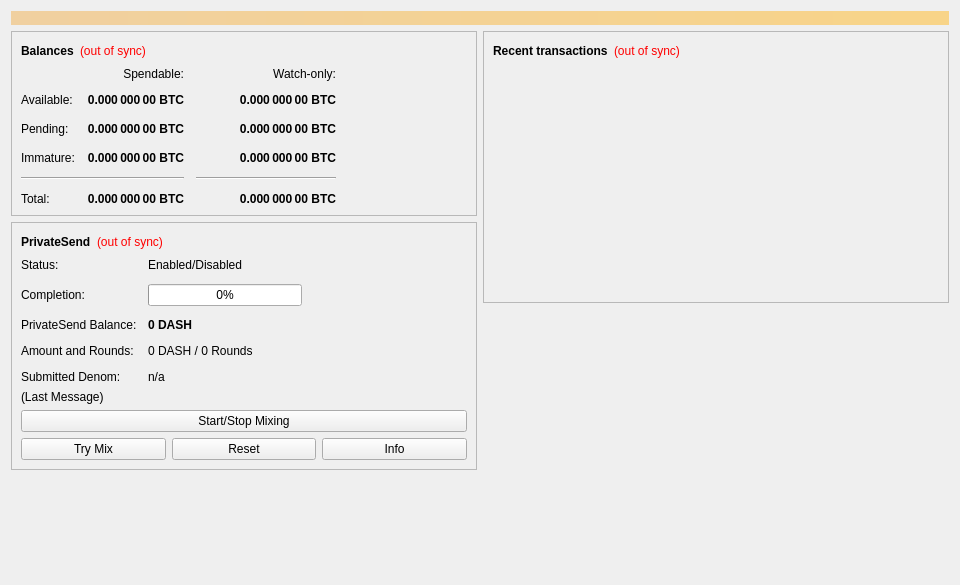
<?xml version="1.0" encoding="UTF-8"?>
<ui version="4.0">
 <class>OverviewPage</class>
 <widget class="QWidget" name="OverviewPage">
  <property name="geometry">
   <rect>
    <x>0</x>
    <y>0</y>
    <width>960</width>
    <height>585</height>
   </rect>
  </property>
  <property name="minimumSize">
   <size>
    <width>960</width>
    <height>0</height>
   </size>
  </property>
  <property name="windowTitle">
   <string>Form</string>
  </property>
  <layout class="QVBoxLayout" name="topLayout">
   <item>
    <widget class="QLabel" name="labelAlerts">
     <property name="visible">
      <bool>false</bool>
     </property>
     <property name="styleSheet">
      <string notr="true">QLabel { background-color: qlineargradient(x1: 0, y1: 0, x2: 1, y2: 0, stop:0 #F0D0A0, stop:1 #F8D488); color:#000000; }</string>
     </property>
     <property name="wordWrap">
      <bool>true</bool>
     </property>
     <property name="margin">
      <number>3</number>
     </property>
     <property name="textInteractionFlags">
      <set>Qt::TextSelectableByMouse</set>
     </property>
    </widget>
   </item>
   <item>
    <layout class="QHBoxLayout" name="horizontalLayout" stretch="1,1">
     <item>
      <layout class="QVBoxLayout" name="verticalLayout_2">
       <item>
        <widget class="QFrame" name="frame">
         <property name="frameShape">
          <enum>QFrame::StyledPanel</enum>
         </property>
         <property name="frameShadow">
          <enum>QFrame::Raised</enum>
         </property>
         <layout class="QVBoxLayout" name="verticalLayout_4">
          <item>
           <layout class="QHBoxLayout" name="horizontalLayout_4">
            <item>
             <widget class="QLabel" name="label_5">
              <property name="font">
               <font>
                <weight>75</weight>
                <bold>true</bold>
               </font>
              </property>
              <property name="text">
               <string>Balances</string>
              </property>
             </widget>
            </item>
            <item>
             <widget class="QLabel" name="labelWalletStatus">
              <property name="toolTip">
               <string>The displayed information may be out of date. Your wallet automatically synchronizes with the Meraki network after a connection is established, but this process has not completed yet.</string>
              </property>
              <property name="styleSheet">
               <string notr="true">QLabel { color: red; }</string>
              </property>
              <property name="text">
               <string notr="true">(out of sync)</string>
              </property>
              <property name="alignment">
               <set>Qt::AlignLeading|Qt::AlignLeft|Qt::AlignVCenter</set>
              </property>
             </widget>
            </item>
            <item>
             <spacer name="horizontalSpacer_3">
              <property name="orientation">
               <enum>Qt::Horizontal</enum>
              </property>
              <property name="sizeHint" stdset="0">
               <size>
                <width>40</width>
                <height>20</height>
               </size>
              </property>
             </spacer>
            </item>
           </layout>
          </item>
          <item>
           <layout class="QGridLayout" name="gridLayout">
            <property name="spacing">
             <number>12</number>
            </property>
            <item row="2" column="2">
             <widget class="QLabel" name="labelWatchPending">
              <property name="font">
               <font>
                <weight>75</weight>
                <bold>true</bold>
               </font>
              </property>
              <property name="cursor">
               <cursorShape>IBeamCursor</cursorShape>
              </property>
              <property name="toolTip">
               <string>Unconfirmed transactions to watch-only addresses</string>
              </property>
              <property name="text">
               <string notr="true">0.000 000 00 BTC</string>
              </property>
              <property name="alignment">
               <set>Qt::AlignRight|Qt::AlignTrailing|Qt::AlignVCenter</set>
              </property>
              <property name="textInteractionFlags">
               <set>Qt::LinksAccessibleByMouse|Qt::TextSelectableByKeyboard|Qt::TextSelectableByMouse</set>
              </property>
             </widget>
            </item>
            <item row="2" column="1">
             <widget class="QLabel" name="labelUnconfirmed">
              <property name="font">
               <font>
                <weight>75</weight>
                <bold>true</bold>
               </font>
              </property>
              <property name="cursor">
               <cursorShape>IBeamCursor</cursorShape>
              </property>
              <property name="toolTip">
               <string>Total of transactions that have yet to be confirmed, and do not yet count toward the spendable balance</string>
              </property>
              <property name="text">
               <string notr="true">0.000 000 00 BTC</string>
              </property>
              <property name="alignment">
               <set>Qt::AlignRight|Qt::AlignTrailing|Qt::AlignVCenter</set>
              </property>
              <property name="textInteractionFlags">
               <set>Qt::LinksAccessibleByMouse|Qt::TextSelectableByKeyboard|Qt::TextSelectableByMouse</set>
              </property>
             </widget>
            </item>
            <item row="3" column="2">
             <widget class="QLabel" name="labelWatchImmature">
              <property name="font">
               <font>
                <weight>75</weight>
                <bold>true</bold>
               </font>
              </property>
              <property name="cursor">
               <cursorShape>IBeamCursor</cursorShape>
              </property>
              <property name="toolTip">
               <string>Mined balance in watch-only addresses that has not yet matured</string>
              </property>
              <property name="text">
               <string notr="true">0.000 000 00 BTC</string>
              </property>
              <property name="alignment">
               <set>Qt::AlignRight|Qt::AlignTrailing|Qt::AlignVCenter</set>
              </property>
              <property name="textInteractionFlags">
               <set>Qt::LinksAccessibleByMouse|Qt::TextSelectableByKeyboard|Qt::TextSelectableByMouse</set>
              </property>
             </widget>
            </item>
            <item row="4" column="0" colspan="2">
             <widget class="Line" name="lineSpendableBalance">
              <property name="orientation">
               <enum>Qt::Horizontal</enum>
              </property>
             </widget>
            </item>
            <item row="4" column="2">
             <widget class="Line" name="lineWatchBalance">
              <property name="sizePolicy">
               <sizepolicy hsizetype="Preferred" vsizetype="Fixed">
                <horstretch>0</horstretch>
                <verstretch>0</verstretch>
               </sizepolicy>
              </property>
              <property name="minimumSize">
               <size>
                <width>140</width>
                <height>0</height>
               </size>
              </property>
              <property name="orientation">
               <enum>Qt::Horizontal</enum>
              </property>
             </widget>
            </item>
            <item row="5" column="0">
             <widget class="QLabel" name="labelTotalText">
              <property name="text">
               <string>Total:</string>
              </property>
             </widget>
            </item>
            <item row="3" column="1">
             <widget class="QLabel" name="labelImmature">
              <property name="font">
               <font>
                <weight>75</weight>
                <bold>true</bold>
               </font>
              </property>
              <property name="cursor">
               <cursorShape>IBeamCursor</cursorShape>
              </property>
              <property name="toolTip">
               <string>Mined balance that has not yet matured</string>
              </property>
              <property name="text">
               <string notr="true">0.000 000 00 BTC</string>
              </property>
              <property name="alignment">
               <set>Qt::AlignRight|Qt::AlignTrailing|Qt::AlignVCenter</set>
              </property>
              <property name="textInteractionFlags">
               <set>Qt::LinksAccessibleByMouse|Qt::TextSelectableByKeyboard|Qt::TextSelectableByMouse</set>
              </property>
             </widget>
            </item>
            <item row="2" column="3">
             <spacer name="horizontalSpacer_2">
              <property name="orientation">
               <enum>Qt::Horizontal</enum>
              </property>
              <property name="sizeHint" stdset="0">
               <size>
                <width>40</width>
                <height>20</height>
               </size>
              </property>
             </spacer>
            </item>
            <item row="3" column="0">
             <widget class="QLabel" name="labelImmatureText">
              <property name="text">
               <string>Immature:</string>
              </property>
             </widget>
            </item>
            <item row="5" column="1">
             <widget class="QLabel" name="labelTotal">
              <property name="font">
               <font>
                <weight>75</weight>
                <bold>true</bold>
               </font>
              </property>
              <property name="cursor">
               <cursorShape>IBeamCursor</cursorShape>
              </property>
              <property name="toolTip">
               <string>Your current total balance</string>
              </property>
              <property name="text">
               <string notr="true">0.000 000 00 BTC</string>
              </property>
              <property name="alignment">
               <set>Qt::AlignRight|Qt::AlignTrailing|Qt::AlignVCenter</set>
              </property>
              <property name="textInteractionFlags">
               <set>Qt::LinksAccessibleByMouse|Qt::TextSelectableByKeyboard|Qt::TextSelectableByMouse</set>
              </property>
             </widget>
            </item>
            <item row="5" column="2">
             <widget class="QLabel" name="labelWatchTotal">
              <property name="font">
               <font>
                <weight>75</weight>
                <bold>true</bold>
               </font>
              </property>
              <property name="cursor">
               <cursorShape>IBeamCursor</cursorShape>
              </property>
              <property name="toolTip">
               <string>Current total balance in watch-only addresses</string>
              </property>
              <property name="text">
               <string notr="true">0.000 000 00 BTC</string>
              </property>
              <property name="alignment">
               <set>Qt::AlignRight|Qt::AlignTrailing|Qt::AlignVCenter</set>
              </property>
              <property name="textInteractionFlags">
               <set>Qt::LinksAccessibleByMouse|Qt::TextSelectableByKeyboard|Qt::TextSelectableByMouse</set>
              </property>
             </widget>
            </item>
            <item row="0" column="2">
             <widget class="QLabel" name="labelWatchonly">
              <property name="text">
               <string>Watch-only:</string>
              </property>
              <property name="alignment">
               <set>Qt::AlignRight|Qt::AlignTrailing|Qt::AlignVCenter</set>
              </property>
             </widget>
            </item>
            <item row="1" column="0">
             <widget class="QLabel" name="labelBalanceText">
              <property name="text">
               <string>Available:</string>
              </property>
             </widget>
            </item>
            <item row="1" column="1">
             <widget class="QLabel" name="labelBalance">
              <property name="font">
               <font>
                <weight>75</weight>
                <bold>true</bold>
               </font>
              </property>
              <property name="cursor">
               <cursorShape>IBeamCursor</cursorShape>
              </property>
              <property name="toolTip">
               <string>Your current spendable balance</string>
              </property>
              <property name="text">
               <string notr="true">0.000 000 00 BTC</string>
              </property>
              <property name="alignment">
               <set>Qt::AlignRight|Qt::AlignTrailing|Qt::AlignVCenter</set>
              </property>
              <property name="textInteractionFlags">
               <set>Qt::LinksAccessibleByMouse|Qt::TextSelectableByKeyboard|Qt::TextSelectableByMouse</set>
              </property>
             </widget>
            </item>
            <item row="1" column="2">
             <widget class="QLabel" name="labelWatchAvailable">
              <property name="font">
               <font>
                <weight>75</weight>
                <bold>true</bold>
               </font>
              </property>
              <property name="cursor">
               <cursorShape>IBeamCursor</cursorShape>
              </property>
              <property name="toolTip">
               <string>Your current balance in watch-only addresses</string>
              </property>
              <property name="text">
               <string notr="true">0.000 000 00 BTC</string>
              </property>
              <property name="alignment">
               <set>Qt::AlignRight|Qt::AlignTrailing|Qt::AlignVCenter</set>
              </property>
              <property name="textInteractionFlags">
               <set>Qt::LinksAccessibleByMouse|Qt::TextSelectableByKeyboard|Qt::TextSelectableByMouse</set>
              </property>
             </widget>
            </item>
            <item row="2" column="0">
             <widget class="QLabel" name="labelPendingText">
              <property name="text">
               <string>Pending:</string>
              </property>
             </widget>
            </item>
            <item row="0" column="1">
             <widget class="QLabel" name="labelSpendable">
              <property name="text">
               <string>Spendable:</string>
              </property>
              <property name="alignment">
               <set>Qt::AlignRight|Qt::AlignTrailing|Qt::AlignVCenter</set>
              </property>
             </widget>
            </item>
           </layout>
          </item>
         </layout>
        </widget>
       </item>
       <item>
        <widget class="QFrame" name="framePrivateSend">
         <property name="layoutDirection">
          <enum>Qt::LeftToRight</enum>
         </property>
         <property name="frameShape">
          <enum>QFrame::StyledPanel</enum>
         </property>
         <property name="frameShadow">
          <enum>QFrame::Raised</enum>
         </property>
         <layout class="QVBoxLayout" name="VerticalLayout_PS1">
          <item>
           <layout class="QHBoxLayout" name="horizontalLayout_5">
            <item>
             <widget class="QLabel" name="labelPrivateSendHeader">
              <property name="font">
               <font>
                <weight>75</weight>
                <bold>true</bold>
               </font>
              </property>
              <property name="text">
               <string>PrivateSend</string>
              </property>
             </widget>
            </item>
            <item>
             <widget class="QLabel" name="labelPrivateSendSyncStatus">
              <property name="toolTip">
               <string>The displayed information may be out of date. Your wallet automatically synchronizes with the Meraki network after a connection is established, but this process has not completed yet.</string>
              </property>
              <property name="styleSheet">
               <string notr="true">QLabel { color: red; }</string>
              </property>
              <property name="text">
               <string notr="true">(out of sync)</string>
              </property>
              <property name="alignment">
               <set>Qt::AlignLeading|Qt::AlignLeft|Qt::AlignVCenter</set>
              </property>
             </widget>
            </item>
            <item>
             <spacer name="horizontalSpacer_4">
              <property name="orientation">
               <enum>Qt::Horizontal</enum>
              </property>
              <property name="sizeHint" stdset="0">
               <size>
                <width>40</width>
                <height>20</height>
               </size>
              </property>
             </spacer>
            </item>
           </layout>
          </item>
          <item>
           <layout class="QFormLayout" name="privateSendFormLayout">
            <property name="fieldGrowthPolicy">
             <enum>QFormLayout::AllNonFixedFieldsGrow</enum>
            </property>
            <property name="horizontalSpacing">
             <number>11</number>
            </property>
            <property name="verticalSpacing">
             <number>12</number>
            </property>
            <item row="0" column="0">
             <widget class="QLabel" name="labelPrivateSendEnabledText">
              <property name="text">
               <string>Status:</string>
              </property>
             </widget>
            </item>
            <item row="0" column="1">
             <widget class="QLabel" name="labelPrivateSendEnabled">
              <property name="text">
               <string>Enabled/Disabled</string>
              </property>
             </widget>
            </item>
            <item row="1" column="0">
             <widget class="QLabel" name="labelCompletitionText">
              <property name="text">
               <string>Completion:</string>
              </property>
             </widget>
            </item>
            <item row="1" column="1">
             <widget class="QProgressBar" name="privateSendProgress">
              <property name="maximumSize">
               <size>
                <width>154</width>
                <height>16777215</height>
               </size>
              </property>
              <property name="value">
               <number>0</number>
              </property>
             </widget>
            </item>
            <item row="2" column="0">
             <widget class="QLabel" name="labelAnonymizedText">
              <property name="text">
               <string>PrivateSend Balance:</string>
              </property>
             </widget>
            </item>
            <item row="2" column="1">
             <widget class="QLabel" name="labelAnonymized">
              <property name="font">
               <font>
                <weight>75</weight>
                <bold>true</bold>
               </font>
              </property>
              <property name="text">
               <string notr="true">0 DASH</string>
              </property>
             </widget>
            </item>
            <item row="3" column="0">
             <widget class="QLabel" name="labelAmountAndRoundsText">
              <property name="text">
               <string>Amount and Rounds:</string>
              </property>
             </widget>
            </item>
            <item row="3" column="1">
             <widget class="QLabel" name="labelAmountRounds">
              <property name="text">
               <string>0 DASH / 0 Rounds</string>
              </property>
             </widget>
            </item>
            <item row="4" column="0">
             <widget class="QLabel" name="labelSubmittedDenomText">
              <property name="text">
               <string>Submitted Denom:</string>
              </property>
             </widget>
            </item>
            <item row="4" column="1">
             <widget class="QLabel" name="labelSubmittedDenom">
              <property name="toolTip">
               <string>The denominations you submitted to the Masternode.&lt;br&gt;To mix, other users must submit the exact same denominations.</string>
              </property>
              <property name="text">
               <string>n/a</string>
              </property>
             </widget>
            </item>
           </layout>
          </item>
          <item>
           <layout class="QVBoxLayout" name="VerticalLayout_PS">
            <item>
             <widget class="QLabel" name="labelPrivateSendLastMessage">
              <property name="text">
               <string>(Last Message)</string>
              </property>
              <property name="alignment">
               <set>Qt::AlignLeading|Qt::AlignLeft|Qt::AlignTop</set>
              </property>
              <property name="wordWrap">
               <bool>true</bool>
              </property>
             </widget>
            </item>
            <item>
             <widget class="QPushButton" name="togglePrivateSend">
              <property name="sizePolicy">
               <sizepolicy hsizetype="MinimumExpanding" vsizetype="Fixed">
                <horstretch>0</horstretch>
                <verstretch>0</verstretch>
               </sizepolicy>
              </property>
              <property name="text">
               <string>Start/Stop Mixing</string>
              </property>
             </widget>
            </item>
            <item>
             <layout class="QHBoxLayout" name="horizontalLayout_debugbuttons">
              <item>
               <widget class="QPushButton" name="privateSendAuto">
                <property name="sizePolicy">
                 <sizepolicy hsizetype="MinimumExpanding" vsizetype="Fixed">
                  <horstretch>0</horstretch>
                  <verstretch>0</verstretch>
                 </sizepolicy>
                </property>
                <property name="toolTip">
                 <string>Try to manually submit a PrivateSend request.</string>
                </property>
                <property name="text">
                 <string>Try Mix</string>
                </property>
               </widget>
              </item>
              <item>
               <widget class="QPushButton" name="privateSendReset">
                <property name="sizePolicy">
                 <sizepolicy hsizetype="MinimumExpanding" vsizetype="Fixed">
                  <horstretch>0</horstretch>
                  <verstretch>0</verstretch>
                 </sizepolicy>
                </property>
                <property name="toolTip">
                 <string>Reset the current status of PrivateSend (can interrupt PrivateSend if it's in the process of Mixing, which can cost you money!)</string>
                </property>
                <property name="autoFillBackground">
                 <bool>false</bool>
                </property>
                <property name="text">
                 <string>Reset</string>
                </property>
               </widget>
              </item>
              <item>
               <widget class="QPushButton" name="privateSendInfo">
                <property name="sizePolicy">
                 <sizepolicy hsizetype="MinimumExpanding" vsizetype="Fixed">
                  <horstretch>0</horstretch>
                  <verstretch>0</verstretch>
                 </sizepolicy>
                </property>
                <property name="toolTip">
                 <string>Information about PrivateSend and Mixing</string>
                </property>
                <property name="text">
                 <string>Info</string>
                </property>
               </widget>
              </item>
             </layout>
            </item>
           </layout>
          </item>
         </layout>
        </widget>
       </item>
       <item>
        <spacer name="verticalSpacer">
         <property name="orientation">
          <enum>Qt::Vertical</enum>
         </property>
         <property name="sizeHint" stdset="0">
          <size>
           <width>20</width>
           <height>40</height>
          </size>
         </property>
        </spacer>
       </item>
      </layout>
     </item>
     <item>
      <layout class="QVBoxLayout" name="verticalLayout_3">
       <item>
        <widget class="QFrame" name="frame_2">
         <property name="frameShape">
          <enum>QFrame::StyledPanel</enum>
         </property>
         <property name="frameShadow">
          <enum>QFrame::Raised</enum>
         </property>
         <layout class="QVBoxLayout" name="verticalLayout">
          <item>
           <layout class="QHBoxLayout" name="horizontalLayout_2">
            <item>
             <widget class="QLabel" name="label_4">
              <property name="font">
               <font>
                <weight>75</weight>
                <bold>true</bold>
               </font>
              </property>
              <property name="text">
               <string>Recent transactions</string>
              </property>
             </widget>
            </item>
            <item>
             <widget class="QLabel" name="labelTransactionsStatus">
              <property name="toolTip">
               <string>The displayed information may be out of date. Your wallet automatically synchronizes with the Meraki network after a connection is established, but this process has not completed yet.</string>
              </property>
              <property name="styleSheet">
               <string notr="true">QLabel { color: red; }</string>
              </property>
              <property name="text">
               <string notr="true">(out of sync)</string>
              </property>
              <property name="alignment">
               <set>Qt::AlignLeading|Qt::AlignLeft|Qt::AlignVCenter</set>
              </property>
             </widget>
            </item>
            <item>
             <spacer name="horizontalSpacer">
              <property name="orientation">
               <enum>Qt::Horizontal</enum>
              </property>
              <property name="sizeHint" stdset="0">
               <size>
                <width>40</width>
                <height>20</height>
               </size>
              </property>
             </spacer>
            </item>
           </layout>
          </item>
          <item>
           <widget class="QListView" name="listTransactions">
            <property name="styleSheet">
             <string notr="true">QListView { background: transparent; }</string>
            </property>
            <property name="frameShape">
             <enum>QFrame::NoFrame</enum>
            </property>
            <property name="verticalScrollBarPolicy">
             <enum>Qt::ScrollBarAlwaysOff</enum>
            </property>
            <property name="horizontalScrollBarPolicy">
             <enum>Qt::ScrollBarAlwaysOff</enum>
            </property>
            <property name="selectionMode">
             <enum>QAbstractItemView::NoSelection</enum>
            </property>
           </widget>
          </item>
         </layout>
        </widget>
       </item>
       <item>
        <spacer name="verticalSpacer_2">
         <property name="orientation">
          <enum>Qt::Vertical</enum>
         </property>
         <property name="sizeHint" stdset="0">
          <size>
           <width>20</width>
           <height>40</height>
          </size>
         </property>
        </spacer>
       </item>
      </layout>
     </item>
    </layout>
   </item>
  </layout>
 </widget>
 <resources/>
 <connections/>
</ui>
